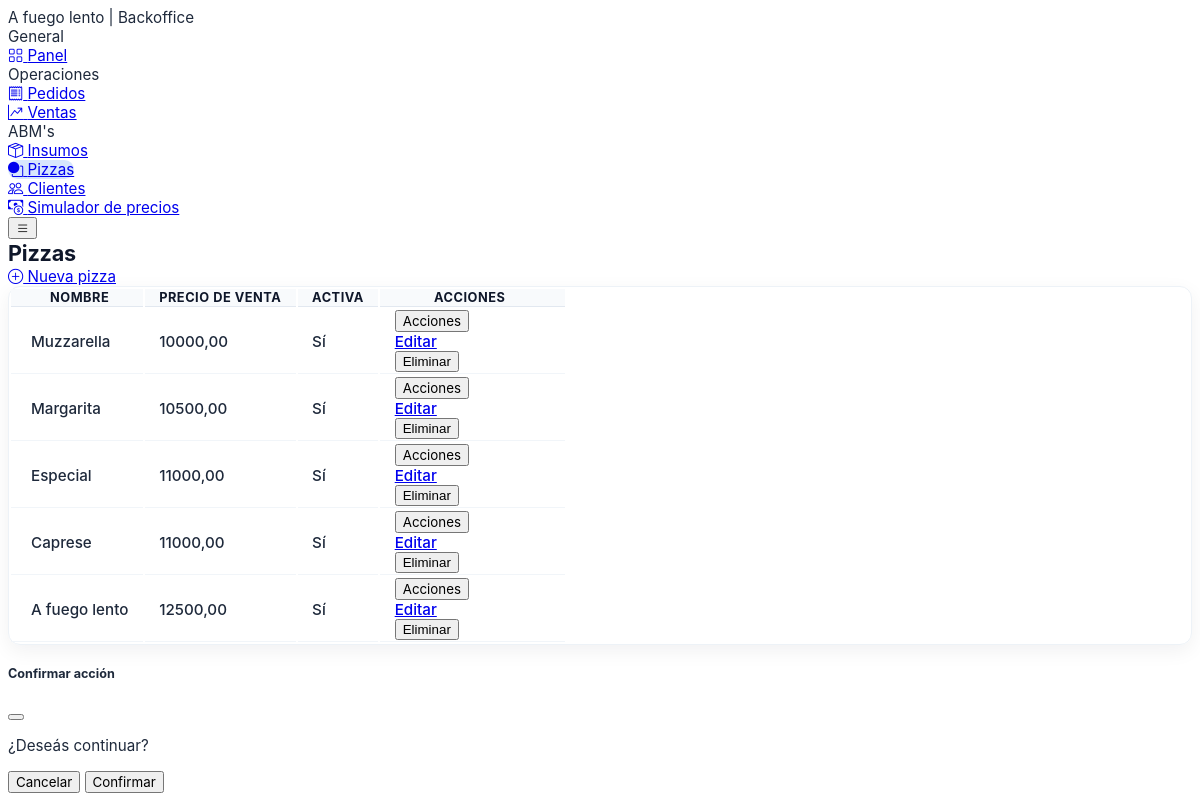
/pizzas/, run on an earlier commit of the app's database.
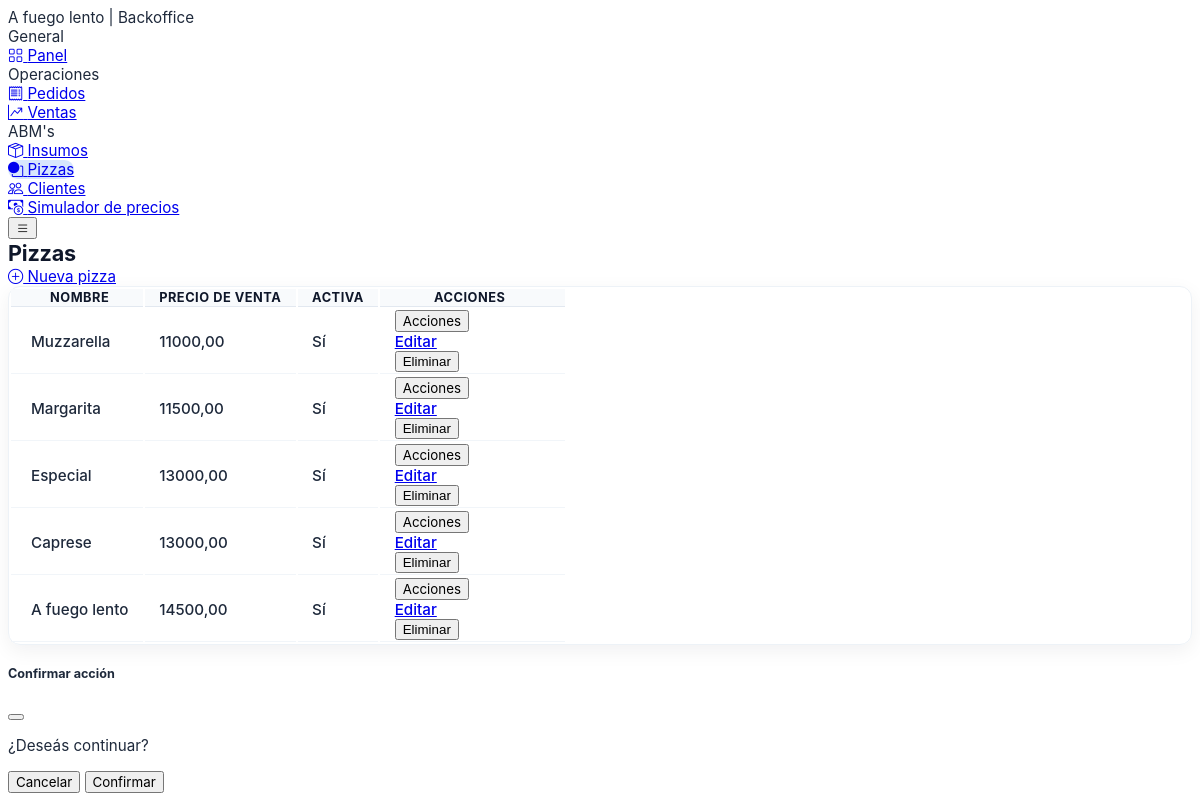
And on a later commit of the database.
### core/models.py (models this page shows, shortened)
class TimestampedModel(models.Model):
    created_at = models.DateTimeField(auto_now_add=True)
    updated_at = models.DateTimeField(auto_now=True)
    class Meta:
        abstract = True

class Pizza(TimestampedModel):
    name = models.CharField(max_length=120, unique=True)
    sale_price = models.DecimalField(max_digits=12, decimal_places=2, validators=[MinValueValidator(0)])
    is_active = models.BooleanField(default=True)

### core/views.py (the view)
# urls.py: path("pizzas/", PizzaListView.as_view(), name="pizza_list"),
class PizzaListView(ListView):
    model = Pizza
    template_name = "core/pizza_list.html"
    context_object_name = "pizzas"

### templates/core/pizza_list.html (shortened to what this page needs)
{% extends "base.html" %}
{% block page_title %}Pizzas{% endblock %}
{% block content %}
<div class="d-flex justify-content-end mb-3">
  <a class="btn btn-primary" href="/pizzas/new/">
    <i class="bi bi-plus-circle"></i>&nbsp;Nueva pizza
  </a>
</div>
<div class="card bo-content-card">
  <div class="table-responsive bo-table-responsive">
    <table class="table table-row-dashed align-middle gs-0 gy-3 bo-table">
      <thead>
        <tr>
          <th>Nombre</th>
          <th>Precio de venta</th>
          <th>Activa</th>
          <th>Acciones</th>
        </tr>
      </thead>
      <tbody>
      {% for pizza in pizzas %}
        <tr>
          <td>{{ pizza.name }}</td>
          <td>{{ pizza.sale_price }}</td>
          <td>
            {% if pizza.is_active %}
              <span class="badge badge-light-success">Sí</span>
            {% else %}
              <span class="badge badge-light-danger">No</span>
            {% endif %}
          </td>
          <td>
            <div class="dropdown">
              <button class="btn btn-sm btn-light-primary dropdown-toggle" data-bs-toggle="dropdown" type="button">
                Acciones
              </button>
              <div class="dropdown-menu">
                <a class="dropdown-item" href="/pizzas/{{ pizza.id }}/edit/">Editar</a>
                <form method="post" action="/pizzas/{{ pizza.id }}/delete/" data-confirm-message="¿Eliminar pizza?">
                  <button class="dropdown-item text-danger" type="submit">Eliminar</button>
                </form>
              </div>
            </div>
          </td>
        </tr>
      {% empty %}
        <tr class="bo-empty-row"><td colspan="4">Aún no hay pizzas cargadas.</td></tr>
      {% endfor %}
      </tbody>
    </table>
  </div>
</div>
{% endblock %}

What changed in the data, as far as the page shows it:
changed Pizza "Muzzarella": sale_price "10000,00" → "11000,00"
changed Pizza "Margarita": sale_price "10500,00" → "11500,00"
changed Pizza "Especial": sale_price "11000,00" → "13000,00"
changed Pizza "Caprese": sale_price "11000,00" → "13000,00"
changed Pizza "A fuego lento": sale_price "12500,00" → "14500,00"
